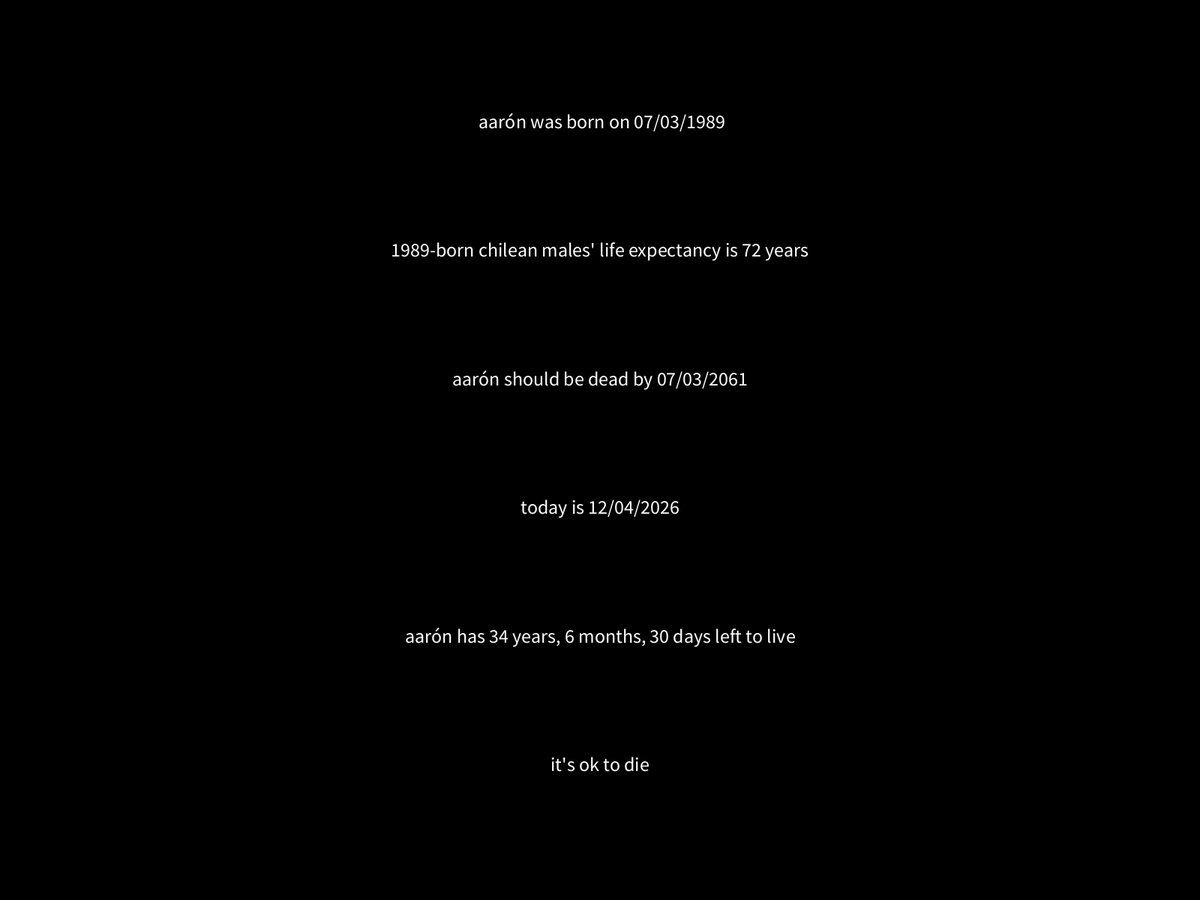
Frame 1 (no input)
Frame 60 (the mouse pressed at the canvas centre just before this capture): identical to frame 1, image omitted
Frame 120 (the mouse held since frame 60 and released just before this capture): identical to frame 1, image omitted

The Processing sketch that drew this single still picture (run headless with seeded random() and noise(); from frame 60 on, the mouse is pressed at the canvas centre):

// Processing sketch: processing_version
// ── processing_version.pde
//its ok to die
//by aaron montoya-moraga
//april 2017
//v0.0.6

//variables for screen division
int screenDivision = 7;
int screenStart = 1;
int screenStep = 1;

//variables for current date
int currentYear, currentMonth, currentDay, currentHour, currentMinute, currentSecond;  // Values from 0 - 59
//int for leap year
int currentLeapYear = 0;

//variables for birth date
//1989, july, 3rd, 3:57pm
int birthYear = 1989;   // 2003, 2004, 2005, etc.
int birthMonth = 7;  // Values from 1 - 12
int birthDay = 3;    // Values from 1 - 31

//variable for life expectancy
int lifeExpectancy = 72;

//variables for death date
//1989, july, 3rd, 3:57pm
int deathYear = birthYear + lifeExpectancy;   // 2003, 2004, 2005, etc.
int deathMonth = 7;  // Values from 1 - 12
int deathDay = 3;    // Values from 1 - 31

//array of days for each month:
int[] monthDays = {31, 28, 31, 30, 
  31, 30, 31, 31, 
  30, 31, 30, 31};

//time left
int leftYear, leftMonth, leftDay;

void updateLeft() {

  //calculate years left
  leftYear = deathYear - currentYear;

  //calculate months left
  //if current month is greater than birth month
  if (currentMonth > birthMonth) {
    //rectify years
    leftYear = leftYear - 1;
    leftMonth = 12 - abs(birthMonth - currentMonth);
  } else {
    leftMonth = abs(birthMonth - currentMonth);
  }



  //calculate days left
  //if current day is greater than birth day
  if (currentDay > birthDay) {
    //rectify month
    leftMonth = leftMonth - 1;
    //calculate days, birthDay + remaining of current month
    leftDay = birthDay + monthDays[currentMonth-1]-currentDay + currentLeapYear;
  }
  //direct calculation of day
  else {
    leftDay =  birthDay - currentDay;
  }
}

String birthInfo = " aarón was born on 07/03/1989";
String expectancyInfo = "1989-born chilean males' life expectancy is 72 years";
String deathDate = "aarón should be dead by 07/03/2061";
String todayDate;

String remainingInfo;
//String closure = "aarón thinks this is not a big deal, it's ok to die";
String closure = "it's ok to die";

void setup() {
  fullScreen();
  //size(1000, 800);
  background(0);
  textAlign(CENTER);
  fill(255);
  textSize(26);
  noCursor();
}

void draw() {

  //reset background
  background(0);

  updateCurrentMoment();
  updateLeft();
  updateText();

  text(birthInfo, width/2, height*screenStep*1/screenDivision);
  text(expectancyInfo, width/2, height*screenStep*2/screenDivision);
  text(deathDate, width/2, height*screenStep*3/screenDivision);
  text(todayDate, width/2, height*screenStep*4/screenDivision);
  text(remainingInfo, width/2, height*screenStep*5/screenDivision);
  text(closure, width/2, height*screenStep*6/screenDivision);
}

void updateCurrentMoment() {
  //variables for current date
  currentYear = year();   // 2003, 2004, 2005, etc.
  //currentYear = 2060;   // 2003, 2004, 2005, etc.
  currentMonth = month();  // Values from 1 - 12
  //currentMonth = 6;  // Values from 1 - 12
  currentDay = day();    // Values from 1 - 31
  //currentDay = 4;    // Values from 1 - 31
  currentHour = hour();    // Values from 0 - 23
  currentMinute = minute();  // Values from 0 - 59
  currentSecond = second();  // Values from 0 - 59

  //currentLeapYear is 1 (true) or 0 (false)
  if (currentYear % 4 == 0) {
    currentLeapYear = 1;
  } else {
    currentLeapYear = 0;
  }
}

void updateText() {
  String formattedDay, formattedMonth, formattedYear;
  if (currentDay < 10) {
    formattedDay = "0" + currentDay;
  } else {
    formattedDay = String.valueOf(currentDay);
  }
  if (currentMonth < 10) {
    formattedMonth = "0" + currentMonth;
  } else {
    formattedMonth = String.valueOf(currentMonth);
  }

  formattedYear = String.valueOf(currentYear);

  todayDate = "today is " + formattedMonth + "/"  + formattedDay + "/" + formattedYear;

  if (leftYear > 0 || leftMonth > 0 || leftDay > 0) {
    remainingInfo =  "aarón has " + leftYear;

    if (leftYear > 1) {
      remainingInfo = remainingInfo + " years, ";
    } else {
      remainingInfo = remainingInfo + " year, ";
    }

    remainingInfo = remainingInfo + leftMonth;

    if (leftMonth > 1) {
      remainingInfo = remainingInfo + " months, ";
    } else {
      remainingInfo = remainingInfo + " month, ";
    }

    remainingInfo = remainingInfo + leftDay;

    if (leftDay > 1) {
      remainingInfo = remainingInfo + " days ";
    } else {
      remainingInfo = remainingInfo + " day ";
    }
    
    remainingInfo = remainingInfo + "left to live";

  } else {
    remainingInfo = "aarón should be dead by now";
  }
}
